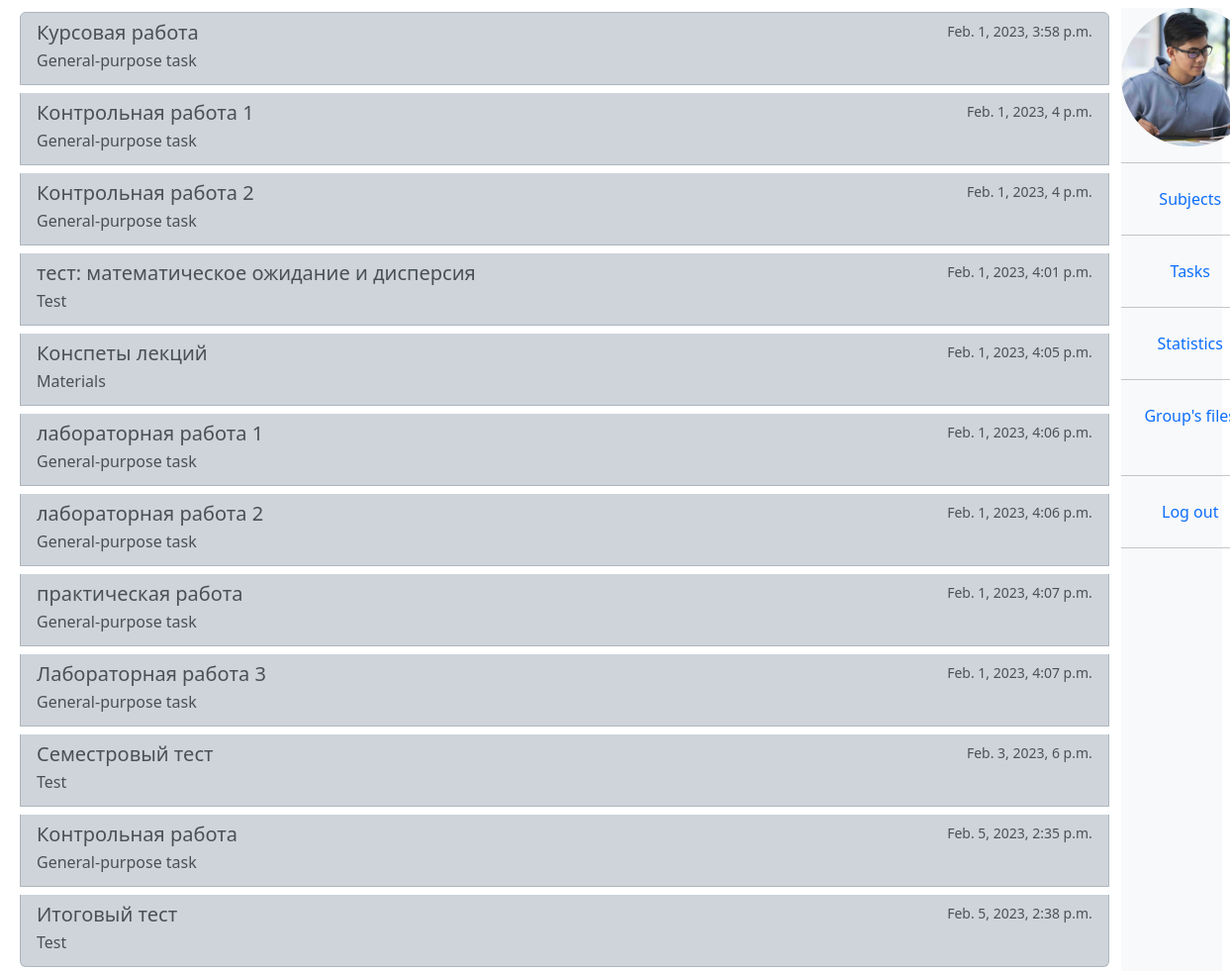
The app's page /subject/1 (signed in), older data.
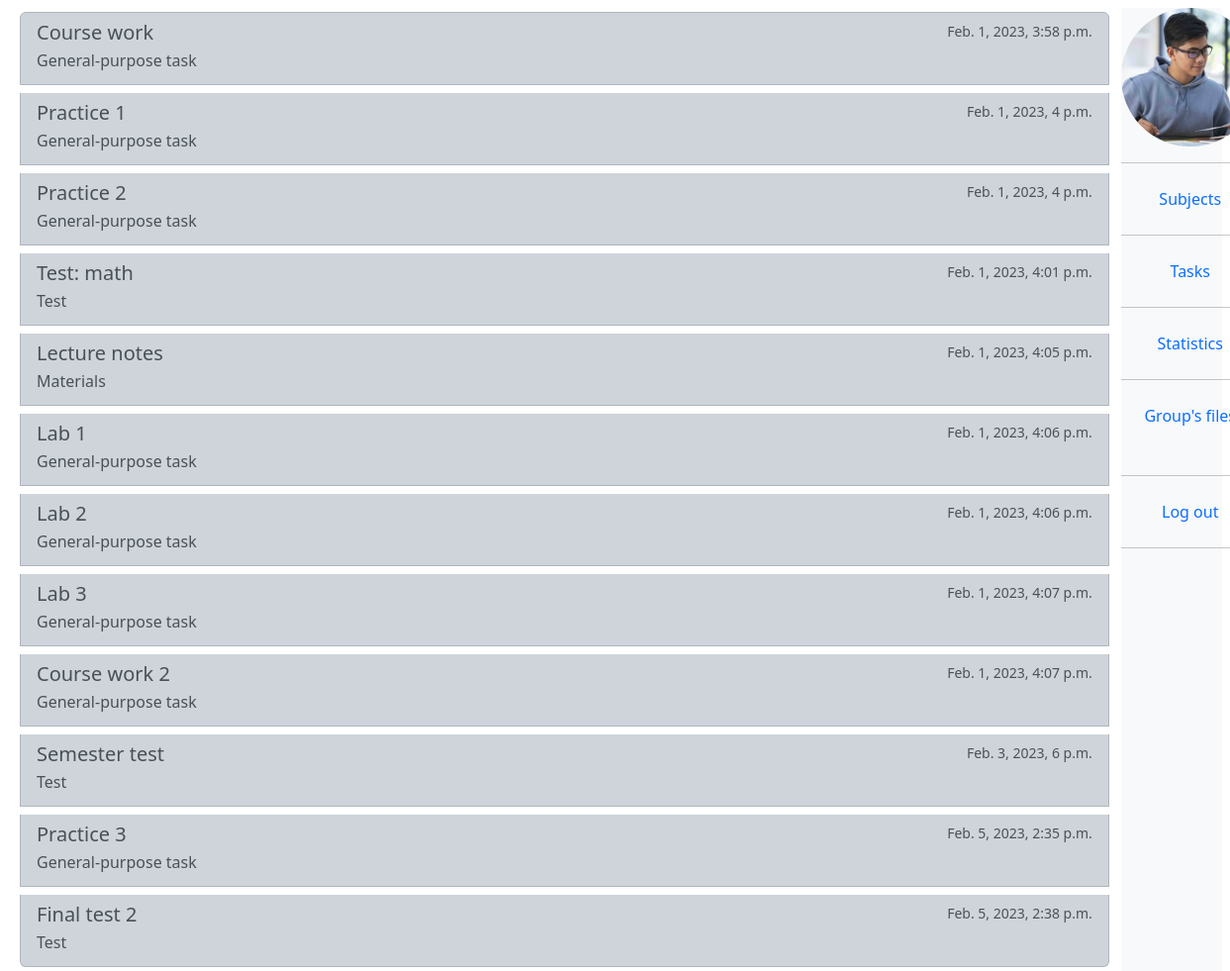
The same page, newer data.
### univ_app/models.py (models this page shows, shortened)
class Task(models.Model):
    title = models.CharField(max_length=200, default="", blank=True)
    description = models.TextField(default="", blank=True)
    subject = models.ForeignKey(
        "Subject", blank=True, null=True, on_delete=models.SET_NULL
    )
    created_at = models.DateTimeField(auto_now_add=True, null=True, blank=True)
    created_by = models.ForeignKey(
        "Teacher", blank=True, null=True, on_delete=models.SET_NULL
    )
    class Meta:
        abstract = True
    def get_type(self):
        return str(self.__class__.__name__)
    def get_type_for_user(self):
        type_name = self.get_type()
        if type_name == "CommonTask":
            return "General-purpose task"
        if type_name == "Test":
            return "Test"
        if type_name == "InfoTask":
            return "Materials"

class CommonTask(Task):
    file = models.FileField(upload_to="uploads/common_tasks/", blank=True, null=True)

class Test(Task):
    slug = models.SlugField(max_length=120, blank=True, null=True)
    link = models.CharField(max_length=1000, default="")
    image = models.ImageField(
        upload_to="uploads/", blank=True, null=True, default="test.png"
    )

class InfoTask(Task):
    file = models.FileField(upload_to="uploads/info_tasks/", blank=True, null=True)

### univ_app/decorators.py (the view)
        def wrapper(request, *args, **kwargs):
            group = None
            if request.user.groups.exists():
                group = request.user.groups.all()[0].name
            if group in allowed_groups:
                return view_func(request, *args, **kwargs)
            return HttpResponse("Permission denied")

### univ_app/models.py (called while the page is built)
    @property
    def all_tasks(self):
        common_tasks = self.commontask_set.all()
        info_tasks = self.infotask_set.all()
        test_tasks = self.test_set.all()
        tasks = list(chain(common_tasks, info_tasks, test_tasks))
        tasks.sort(key=lambda task: task.created_at)
        return tasks

### univ_app/templatetags/user_tags.py (called while the page is built)
@register.filter(name="has_group")
def has_group(user, group_name):
    return user.groups.filter(name=group_name).exists()

### univ_app/views.py (called while the page is built)
@allowed_users(allowed_groups=["teacher", "student"])
def ts_subject(request, subj_id):
    subject = Subject.objects.get(id=subj_id)
    tasks = subject.all_tasks
    ctx = {
        "subject": subject,
        "tasks": tasks,
    }
    return render(request, "mutual_views/ts_subject.html", ctx)

### templates/mutual_views/ts_subject.html (shortened to what this page needs)
{%extends "base.html"%}
{%load user_tags%}
{% block ts_subject %}
<div class="list-group">
  {%for task in tasks%}
  <a href="{%url 'ts_task' task.get_type task.id %}" class="list-group-item  list-group-item-action list-group-item-dark flex-column align-items-start my-1">
    <div class="d-flex w-100 justify-content-between">
      <h5 class="mb-1">{{task.title}} </h5>
      <small class="text-muted">{{task.created_at}}</small>
    </div>
    <p class="mb-1">{{task.get_type_for_user}}</p>
  </a>
  {%endfor%}
</div>
{% endblock %}

Row changes from the older to the newer data that the page shows:
changed CommonTask: title "Курсовая работа" → "Course work"
changed CommonTask: title "Контрольная работа 1" → "Practice 1"
changed CommonTask: title "Контрольная работа 2" → "Practice 2"
changed Test: title "тест: математическое ожидание и дисперсия" → "Test: math"
changed InfoTask "Materials": title "Конспеты лекций" → "Lecture notes"
changed CommonTask: title "лабораторная работа 1" → "Lab 1"
changed CommonTask: title "лабораторная работа 2" → "Lab 2"
changed CommonTask: title "практическая работа" → "Lab 3"
changed CommonTask: title "Лабораторная работа 3" → "Course work 2"
changed Test: title "Семестровый тест" → "Semester test"
changed CommonTask: title "Контрольная работа" → "Practice 3"
changed Test: title "Итоговый тест" → "Final test 2"
